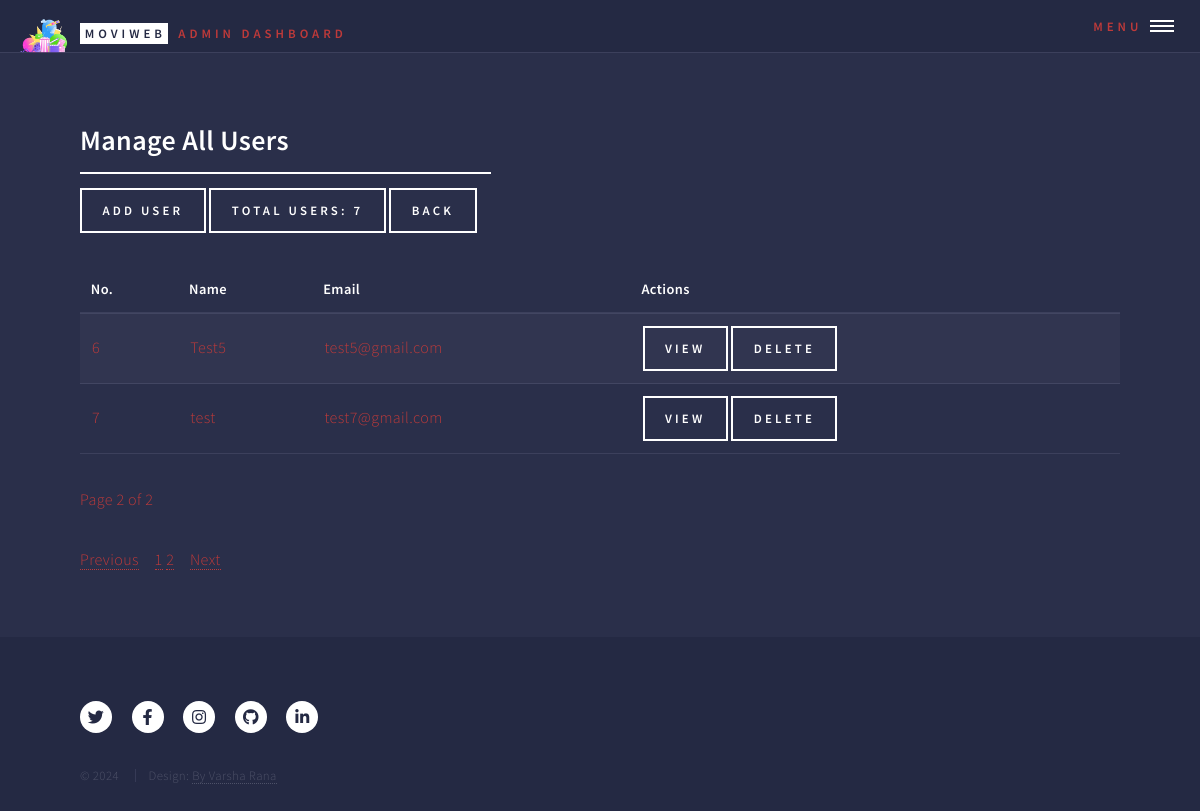
The page /admin/manage_all_users?page=2 (signed in) on the database as committed earlier.
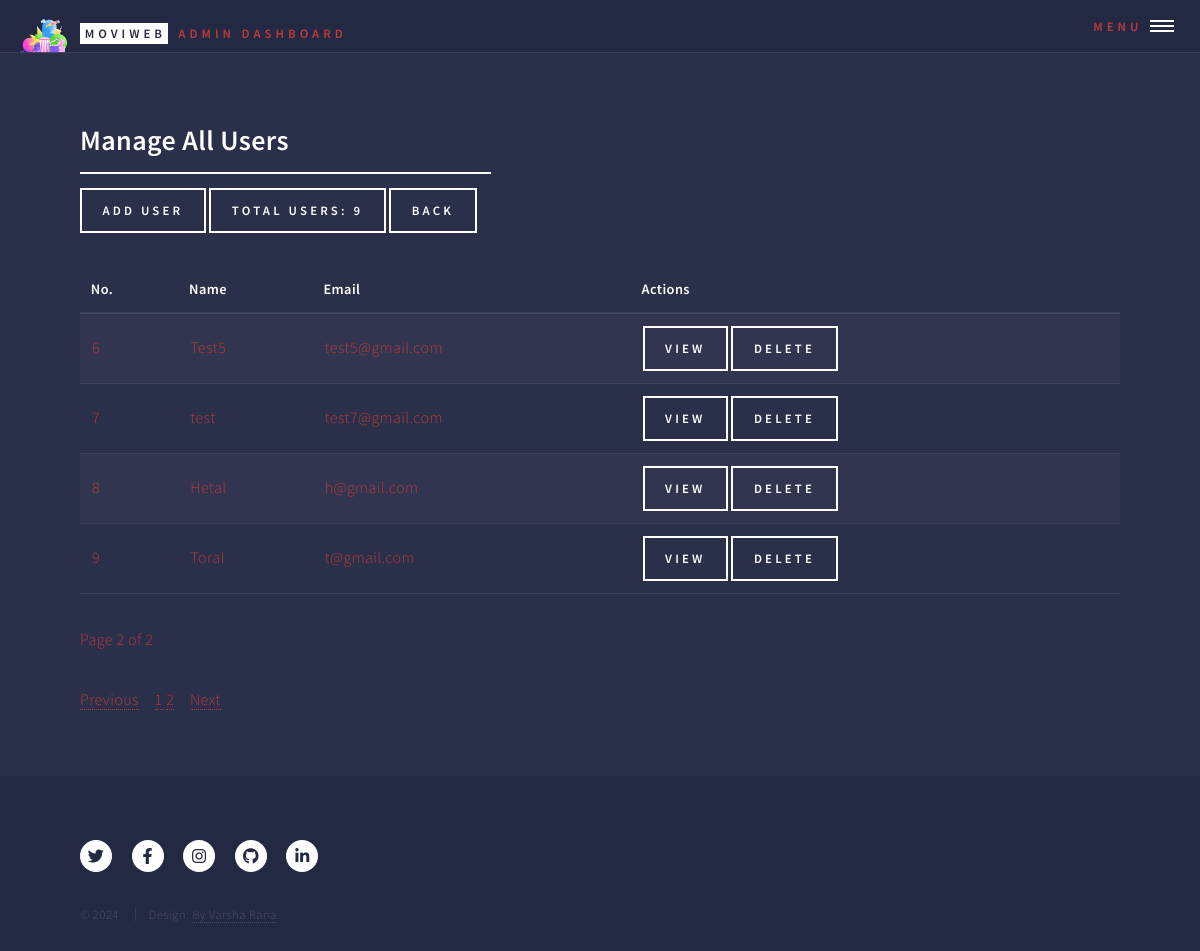
The same page on the database as committed later.
### models.py (models this page shows, shortened)
class User(db.Model):
    __tablename__ = 'user'
    id = db.Column(db.Integer, primary_key=True)
    name = db.Column(db.String(100), nullable=False)
    email = db.Column(db.String(120), unique=True, nullable=False)
    password = db.Column(db.String(200), nullable=False)
    gender = db.Column(db.String(10), nullable=True)  # Optional field for gender
    profile_picture = db.Column(db.String(200), nullable=True)  # Optional field for profile picture URL
    password_update_date = db.Column(db.DateTime, nullable=True)
    join_date = db.Column(db.DateTime, default=db.func.current_timestamp())
    movies = db.relationship('Movie', backref='user', lazy=True)
    favorites = db.relationship('Favorite', back_populates='user', lazy=True)
    admin_id = db.Column(db.Integer, db.ForeignKey('admin.id'), nullable=True)

### blueprints/admin.py (the view)
@admin_bp.route('/manage_all_users')
def manage_all_users():
    if not admin_logged_in():
        return handle_not_logged_in()
    admin = admin_logged_in()
    if admin is None:
        return handle_invalid_admin()  # Handle case where admin is not logged in
    num_users = User.query.count()
    page = request.args.get('page', 1, type=int)
    per_page = 5  # Set how many users to display per page
    users = User.query.paginate(page=page, per_page=per_page)
    if request.headers.get('X-Requested-With') == 'XMLHttpRequest':
        return render_template('partials/manage_all_users_content.html', users=users)
    return render_template('manage_all_users.html',
                           num_users=num_users,
                           users=users,
                           admin=admin)

### blueprints/common_fun.py (called while the page is built)
def admin_logged_in():
    admin_id = session.get('admin_id')
    if admin_id:
        return Admin.query.get(admin_id)  # This should return the Admin object or None
    return None

### templates/admin/manage_all_users.html (shortened to what this page needs)
<!DOCTYPE HTML>
<html>
<head>
    <link rel="stylesheet" href="../../static/css/main.css"/>
</head>
<body class="is-preload">
<div id="wrapper">
    <header id="header" class="alt">
        {% include 'partials/admin_header.html' %}
    </header>
    <div id="main">
        <section id="users">
            <div class="inner">
                <header class="major">
                    <h2>Manage All Users </h2>
                    <a href="{{ url_for('admin_bp.add_user') }}" class="button">Add User</a>
                    <label class="button">Total Users: {{ num_users }}</label>
                    <a href="{{ url_for('admin_bp.manage_users') }}" class="button">Back</a>
                </header>
                {% include 'partials/manage_all_users_content.html' %}
            </div>
        </section>
    </div>
    <footer id="footer">
        {% include 'partials/movie_web_app_footer.html' %}
    </footer>
</div>
</body>
</html>

### templates/partials/manage_all_users_content.html (shortened to what this page needs)
<div id="user-table-container">
    <table id="user-table">
        <thead>
        <tr>
            <th>No.</th>
            <th>Name</th>
            <th>Email</th>
            <th>Actions</th>
        </tr>
        </thead>
        <tbody>
        {% set start_no = (users.page - 1) * users.per_page + 1 %}
        {% for user in users.items %}
        <tr>
            <td>{{ start_no + loop.index0 }}</td>
            <td>{{ user.name }}</td>
            <td>{{ user.email }}</td>
            <td>
                <a href="{{ url_for('admin_bp.view_user', user_id=user.id) }}" class="button">View</a>
                <form action="{{ url_for('admin_bp.delete_user', user_id=user.id) }}" method="post" onsubmit="return confirmDeletion()"
                      style="display:inline;">
                    <input type="submit" value="Delete" class="button"/>
                </form>
            </td>
        </tr>
        {% endfor %}
        </tbody>
    </table>
    <p>Page {{ users.page }} of {{ users.pages }}</p>
</div>
<div id="pagination-container-manage_all-users">
    <nav aria-label="Page navigation">
        <ul class="pagination">
            {% if users.has_prev %}
            <li class="page-item">
                <a class="page-link" href="{{ url_for('admin_bp.manage_all_users', page=users.prev_num) }}">Previous</a>
            </li>
            {% else %}
            <li class="page-item disabled">
                <a class="page-link" href="#">Previous</a>
            </li>
            {% endif %}
            {% for page_num in users.iter_pages() %}
            {% if page_num %}
            <li class="page-item {% if page_num == users.page %}active{% endif %}">
                <a class="page-link" href="{{ url_for('admin_bp.manage_all_users', page=page_num) }}">{{ page_num }}</a>
            </li>
            {% else %}
            <li class="page-item disabled">
                <a class="page-link" href="#">...</a>
            </li>
            {% endif %}
            {% endfor %}
            {% if users.has_next %}
            <li class="page-item">
                <a class="page-link" href="{{ url_for('admin_bp.manage_all_users', page=users.next_num) }}">Next</a>
            </li>
            {% else %}
            <li class="page-item disabled">
                <a class="page-link" href="#">Next</a>
            </li>
            {% endif %}
        </ul>
    </nav>
</div>

Rows that differ between the two databases and show on the page:
added User: start_no+loop.index0 "8", name "Hetal", email "h@gmail.com"
added User: start_no+loop.index0 "9", name "Toral", email "t@gmail.com"
Other text that changed with them:
{{ num_users }}: "7" → "9"
